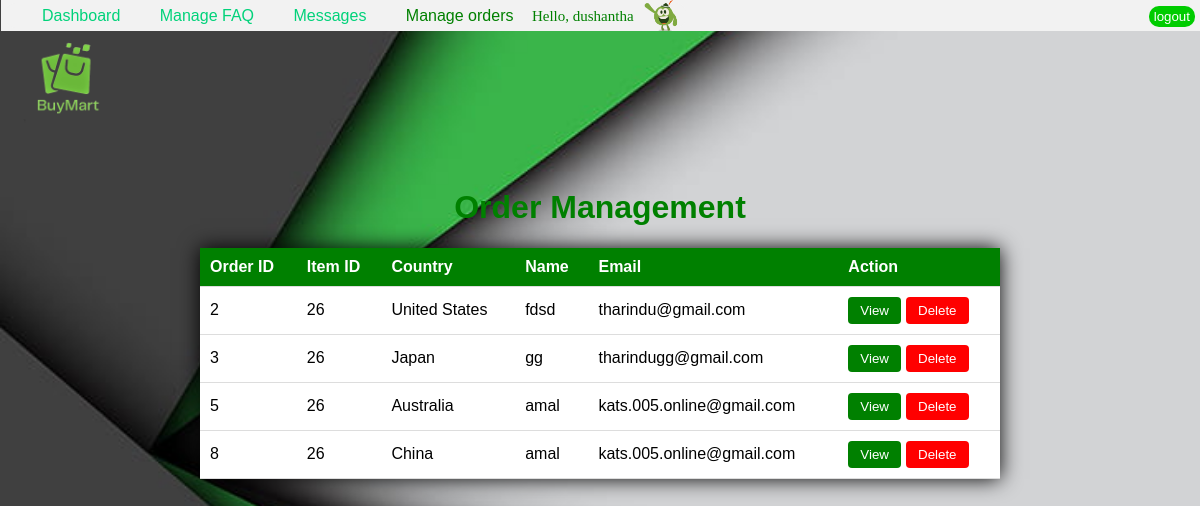
Page /supportteam/order.php (signed in) on the committed database.
### tables this page shows
CREATE TABLE `order` (
  `order_id` int(11) NOT NULL,
  `item_id` int(11) DEFAULT NULL,
  `country` varchar(50) DEFAULT NULL,
  `name` varchar(20) DEFAULT NULL,
  `email` varchar(50) DEFAULT NULL,
  `phone_number` varchar(10) DEFAULT NULL,
  `address_line1` varchar(50) DEFAULT NULL,
  `street_name` varchar(50) DEFAULT NULL,
  `city` varchar(50) DEFAULT NULL,
  `province` varchar(50) DEFAULT NULL,
  `postal_code` varchar(5) DEFAULT NULL,
  `card_number` varchar(19) DEFAULT NULL,
  `cardholder_name` varchar(50) DEFAULT NULL,
  `expiration` varchar(5) DEFAULT NULL,
  `cvv` varchar(3) DEFAULT NULL,
  `date_ordered` timestamp NOT NULL DEFAULT current_timestamp()
);

### supportteam/order.php (the view, shortened to what this page needs)
<!DOCTYPE html>
<html>
<head>
<link rel="stylesheet" href="style.css">
</head>
<body>
<a href="#"><img src="../home page/img/logo.png" class="logo"></a>
    <div class="header">
        <div class="navbar">
            <a href="dashboard.php" >Dashboard</a>
            <a href="support.php">Manage FAQ</a>
            <a href="msz.php">Messages</a>
			<a href="order.php" class="active">Manage orders</a>
			<?php
            echo "<span class='hello'>";
           echo "Hello, " . $_SESSION['username'];
            echo "</span>";
            ?>
            <img src="../home page/img/giphy.gif" id='hello'>
        </div>
    </div>
    <div class="sublog">
        <button id="log"><a href="../home page/logout.php">logout</a></button>
    </div>
    <div class="container">
        <h1>Order Management</h1>
        <table>
            <thead>
                <tr>
                    <th>Order ID</th>
                    <th>Item ID</th>
                    <th>Country</th>
                    <th>Name</th>
                    <th>Email</th>
                    <th>Action</th>
                </tr>
            </thead>
            <tbody>
                <?php
                $servername = "localhost";
                $username = "root";
                $password = "";
                $dbname = "buymart";
                $conn = new mysqli($servername, $username, $password, $dbname);
                $sql = "SELECT * FROM `order`";
                $result = $conn->query($sql);
                if ($result->num_rows > 0) {
                    while ($row = $result->fetch_assoc()) {
                        echo "<tr>";
                        echo "<td>" . $row["order_id"] . "</td>";
                        echo "<td>" . $row["item_id"] . "</td>";
                        echo "<td>" . $row["country"] . "</td>";
                        echo "<td>" . $row["name"] . "</td>";
                        echo "<td>" . $row["email"] . "</td>";
                        echo "<td>";
                        echo "<button class='view-btn' onclick='viewOrder(" . $row["order_id"] . ")'>View</button>";
                        echo "<button class='delete-btn' onclick='deleteOrder(" . $row["order_id"] . ")'>Delete</button>";
                        echo "</td>";
                        echo "</tr>";
                    }
                } else {
                    echo "<tr><td colspan='6'>No orders found.</td></tr>";
                }
                ?>
            </tbody>
        </table>
    </div>
</body>
</html>

### supportteam/style.css (style rules this page uses)
body { background-image: url("back3.jpg"); background-repeat: no-repeat; background-size: cover; }
#log { left:5; }
a { text-decoration: none; }
.hello { margin-left:14px; font-family: cursive; font-size: 15px; color:green; }
.header { font-family:'Poppins',sans-serif; position:fixed; top:-5px; left:1PX; width:100%; padding:20px 10%; display:flex; justify-content:space-between; align-items:center; display: inline-block; background-color: #f2f2f2; padding: 3px; margin-top:5px; }
.logo { margin-top:16px; width: 120px; height: 120px; cursor:pointer; }
.navbar { display: inline-block; background-color: #f2f2f2; padding: 3px; border-radius: 14px; }
.navbar a { font-size:16px; color:#01d27a; text-decoration:none; font-weight:500; margin-left:35px; transition:.4s; }
.navbar a:hover, .navbar a.active { color:#008000; }
.sublog { position: fixed; top: 6px; right: 5px; }
#log { padding: 3px 5px; font-family:'Poppins',sans-serif; background-color: #00cc00; color:white; border-radius: 10px; cursor: pointer; border: none; }
#log a,#sub a { text-decoration: none; color:white; }
#hello { margin-top:-15px; margin-left:6px; margin-bottom:-10px; width:40px; }
h1 { color: #333; text-align: center; }

### supportteam/order.php (style rules this page uses)
body { font-family: Arial, sans-serif; background-image: url("back3.jpg"); background-repeat: no-repeat; background-size: cover; }
.container { max-width: 800px; margin: 0 auto; padding: 20px; }
h1 { color: green; text-align: center; }
table { width: 100%; border-collapse: collapse; margin-top: 20px; background-color:white; box-shadow: 0 0 20px rgba(0, 0, 0, 1); }
table th, table td { padding: 10px; text-align: left; border-bottom: 1px solid #ddd; }
table th { background-color: #008000; color: #fff; }
.view-btn, .delete-btn { padding: 6px 12px; border: none; border-radius: 4px; cursor: pointer; }
.view-btn { background-color: #008000; color: #fff; margin-right: 5px; }
.delete-btn { background-color: #ff0000; color: #fff; }

### rows in the picture
order: order_id "2", item "26", country "United States", name "fdsd", email "tharindu@gmail.com"
order: order_id "3", item "26", country "Japan", name "gg", email "tharindugg@gmail.com"
order: order_id "5", item "26", country "Australia", name "amal", email "kats.005.online@gmail.com"
order: order_id "8", item "26", country "China", name "amal", email "kats.005.online@gmail.com"

### other values in the picture
$_SESSION['username'] "dushantha"
